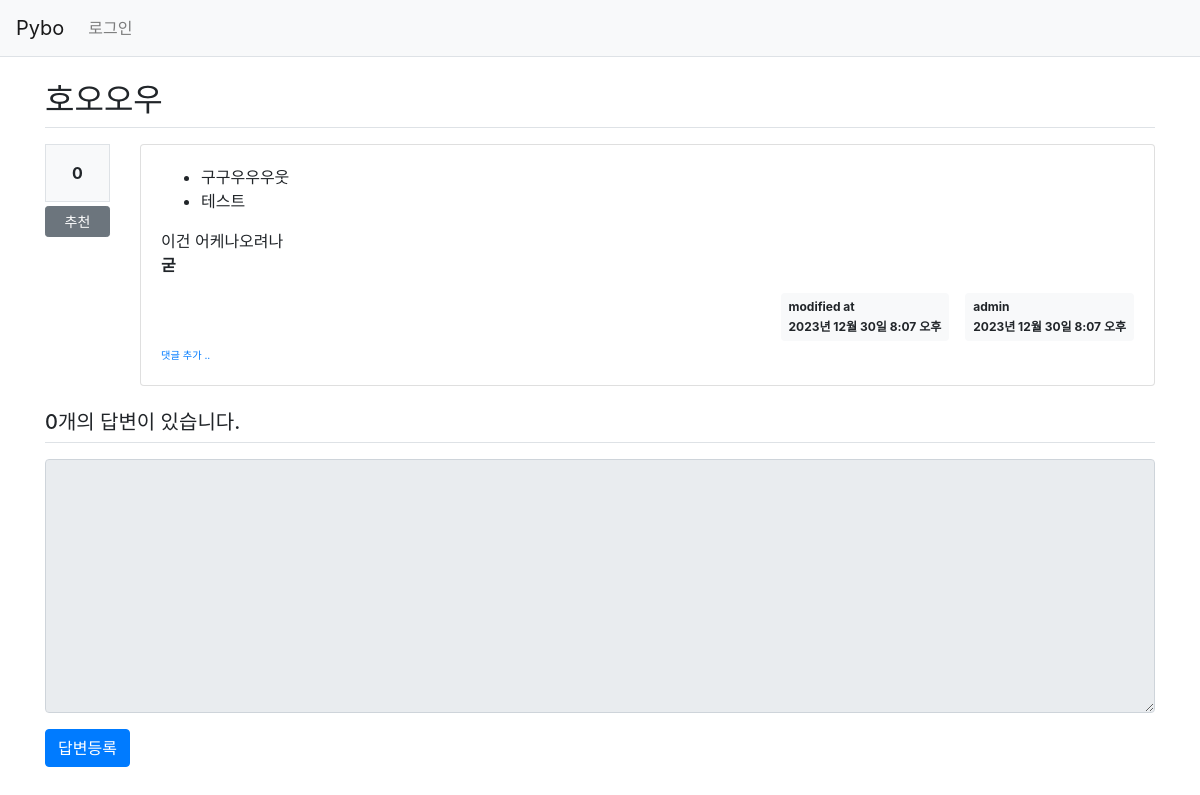
The app's page /pybo/314/, older data.
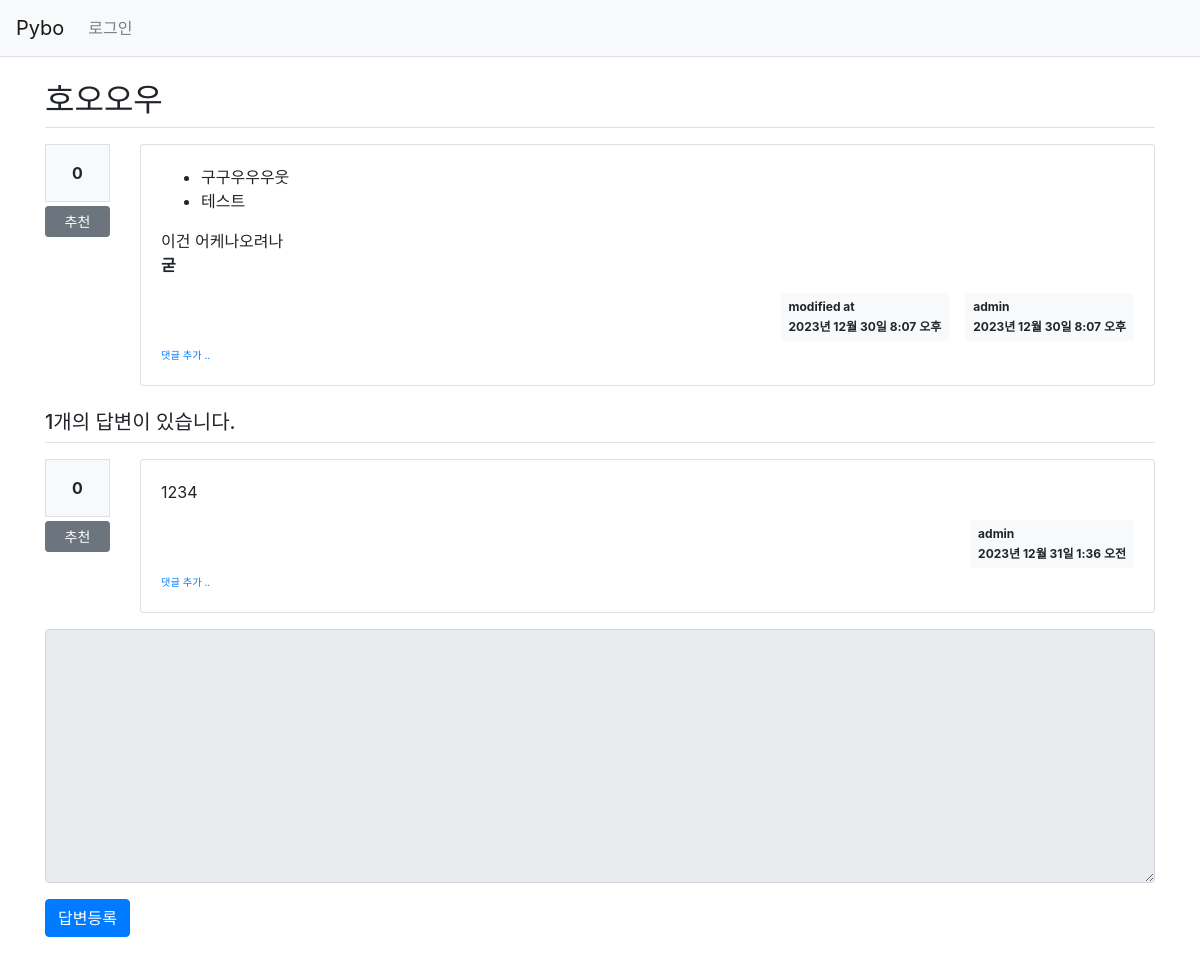
The same page, newer data.
### pybo/models.py (models this page shows, shortened)
class Question(models.Model):
    author = models.ForeignKey(User, on_delete=models.CASCADE, related_name='author_question')
    subject = models.CharField(max_length=200)
    content = models.TextField()
    create_date = models.DateTimeField()
    modify_date = models.DateTimeField(null=True, blank=True)
    voter = models.ManyToManyField(User, related_name='voter_question')

class Answer(models.Model):
    author = models.ForeignKey(User, on_delete=models.CASCADE, related_name='author_answer')
    question = models.ForeignKey(Question, on_delete=models.CASCADE)
    content = models.TextField()
    create_date = models.DateTimeField()
    modify_date = models.DateTimeField(null=True, blank=True)
    voter = models.ManyToManyField(User, related_name='voter_answer')

### pybo/views/base_views.py (the view)
# urls.py: path('<int:question_id>/', base_views.detail, name='detail'),
def detail(request, question_id):
    question = get_object_or_404(Question, pk=question_id)
    context = {'question': question}
    return render(request, 'pybo/question_detail.html', context)

### pybo/templatetags/pybo_filter.py (called while the page is built)
@register.filter()
def mark(value):
    extensions = ["nl2br", "fenced_code"]
    return mark_safe(markdown.markdown(value, extensions=extensions))

### templates/pybo/question_detail.html (shortened to what this page needs)
{% extends 'base.html' %}
{% load pybo_filter %}
{% block content %}
<div class="container my-3">
    <h2 class="border-bottom py-2">{{ question.subject }}</h2>
    <div class="row my-3">
        <div class="col-1">
            <div class="bg-light text-center p-3 border font-weight-bolder mb-1">{{question.voter.count}}</div>
            <a href="#" data-uri="{% url 'pybo:vote_question' question.id  %}"
               class="recommend btn btn-sm btn-secondary btn-block my-1">추천</a>
        </div>
        <div class="col-11">
            <div class="card">
                <div class="card-body">
                    <div class="card-text">{{ question.content|mark }}</div>
                    <div class="d-flex justify-content-end">
                        {% if question.modify_date %}
                        <div class="badge badge-light p-2 text-left mx-3">
                            <div class="mb-2">modified at</div>
                            <div>{{ question.modify_date }}</div>
                        </div>
                        {% endif %}
                        <div class="badge badge-light p-2 text-left">
                            <div class="mb-2">{{ question.author.username }}</div>
                            <div>{{ question.create_date }}</div>
                        </div>
                    </div>
                    <div>
                        <a href="{% url 'pybo:comment_create_question' question.id  %}"
                           class="small"><small>댓글 추가 ..</small></a>
                    </div>
                </div>
            </div>
        </div>
    </div>
    <h5 class="border-bottom my-3 py-2">{{question.answer_set.count}}개의 답변이 있습니다.</h5>
    {% for answer in question.answer_set.all %}
    <div class="row my-3">
        <div class="col-1">
            <div class="bg-light text-center p-3 border font-weight-bolder mb-1">{{answer.voter.count}}</div>
            <a href="#" data-uri="{% url 'pybo:vote_answer' answer.id  %}"
                class="recommend btn btn-sm btn-secondary btn-block my-1">추천</a>
        </div>
        <div class="col-11">
            <div class="card">
                <div class="card-body">
                    <div class="card-text">{{ answer.content|mark }}</div>
                    <div class="d-flex justify-content-end">
                        <div class="badge badge-light p-2 text-left">
                            <div class="mb-2">{{ answer.author.username }}</div>
                            <div>{{ answer.create_date }}</div>
                        </div>
                    </div>
                    <div>
                        <a href="{% url 'pybo:comment_create_answer' answer.id  %}"
                           class="small"><small>댓글 추가 ..</small></a>
                    </div>
                </div>
            </div>
        </div>
    </div>
    {% endfor %}
    <form action="{% url 'pybo:answer_create' question.id %}" method="post" class="my-3">
        <div class="form-group">
            <textarea {% if not user.is_authenticated %}disabled{% endif %}
              name="content" id="content" class="form-control" rows="10"></textarea>
        </div>
        <input type="submit" value="답변등록" class="btn btn-primary">
    </form>
</div>
{% endblock %}

Row changes from the older to the newer data that the page shows:
computed for Question "호오오우": answer_set.count "0" → "1"
added Answer: voter.count "0", content|mark "1234", author.username "admin", create_date "2023년 12월 31일 1:36 오전"
